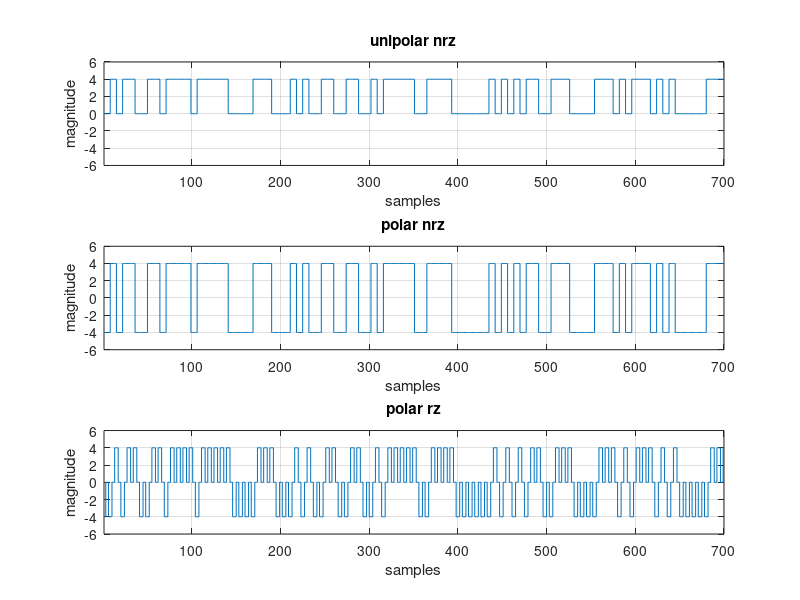
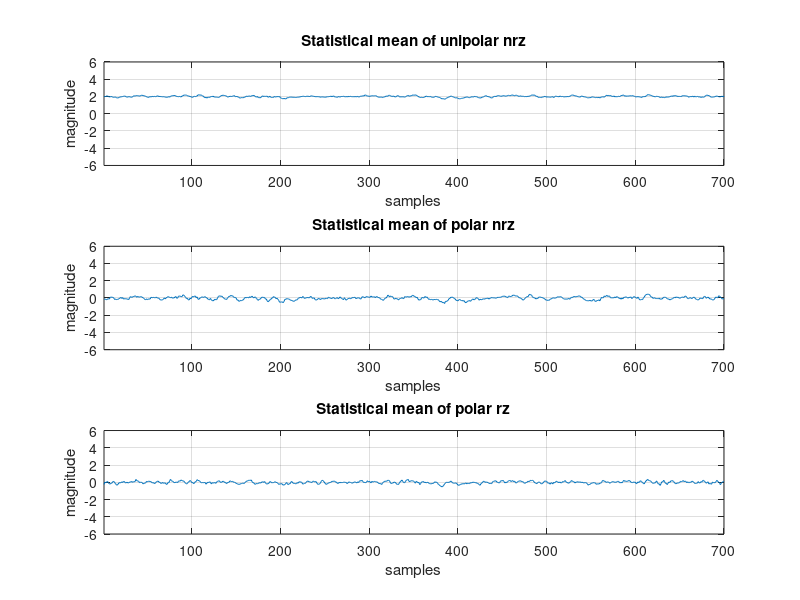
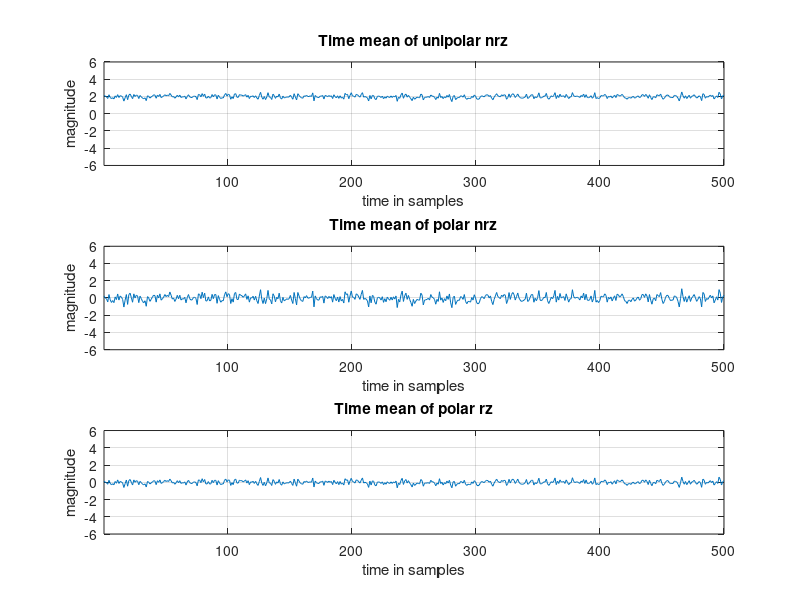
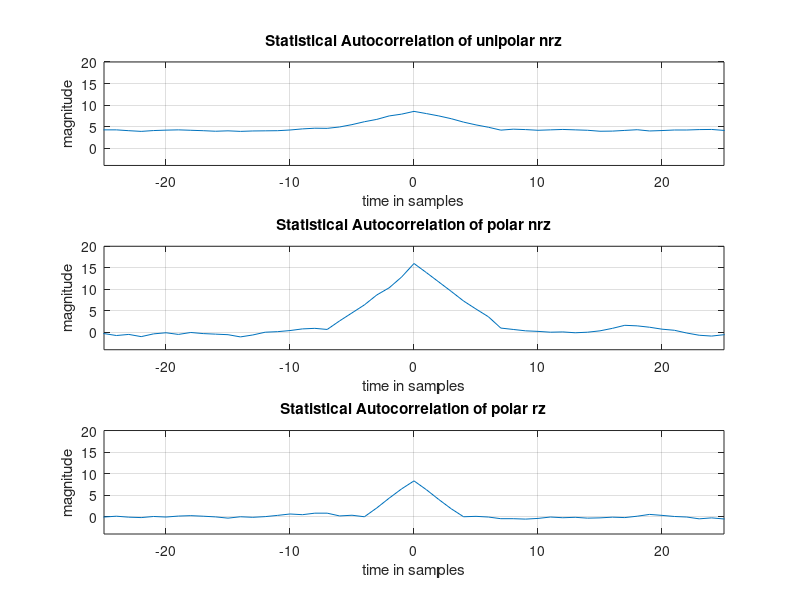

The MATLAB source for these figures, in order:
a    = 4;           
tb   = 0.07;        
n    = 700; %each bit 7 sambel and we have 100 bit  
ts   = 0.01;        
fs   = 1/ts;        
t_tot = 7;                      
t    = 0.01 :0.01: t_tot;         
f    = -fs/2 :1/t_tot : fs/2 -1/t_tot; 
%%%%%%%%%%%%%%%%%%%%%%%%%%%%%%%

data = randi ([0,1], 500, 101);

%%%%%%%%%%%%%%%%%%%%%%%%%%%%%%%

polar_nrz=((2*data)-1)*a;
unipolar_nrz=a*data;
%Upsampling is a process of increasing the sample rate of a signal by inserting zeros between the original samples.
polar_rz= transpose(upsample(transpose(polar_nrz), 2));
%%%%%%%%%%%%%%%%%%%%%%%%%%%%%%%

unipolar_nrz=repelem(unipolar_nrz, 1,7);
polar_nrz = repelem(polar_nrz, 1, 7);
polar_rz = repelem(polar_rz, 1, repmat([4 3], 1, 101));

%%%%%%%%%%%%%%%%%%%%%%%%%%%%%%%

delay_polar_nrz   = randi([0 6],500,1);
delay_unipolar=randi([0 6],500,1);
delay_polar_rz   = randi([0 6],500,1);

%%%%%%%%%%%%%%%%%%%%%%%%%%%%%%%

Polar_nrz_delayed = zeros(500,700);
unipolar_nrz_delayed = zeros(500,700);
Polar_rz_delayed = zeros(500,700);

%%%%%%%%%%%%%%%%%%%%%%%%%%%%%%%
%if delay =0 the output start from 1 to 700 (from input 8 to 707)
for j = 1:500
    unipolar_nrz_delayed(j,:)= unipolar_nrz  (j, 8-delay_unipolar(j) : 707-delay_unipolar(j));
    Polar_nrz_delayed(j,:)   = polar_nrz(j, 8-delay_polar_nrz(j) : 707-delay_polar_nrz(j));
    Polar_rz_delayed(j,:)   = polar_rz(j, 8-delay_polar_rz(j) : 707-delay_polar_rz(j));
end
%%%%%%%%%%%%%%%%%%%%%%%%%%%%%%%
figure('Name','Line Codes Generation');
subplot(3,1,1);
stairs(unipolar_nrz_delayed(1, 1:n));
grid on
axis([1 n -6 6]);
xlabel('samples');
ylabel('magnitude');
title('unipolar nrz');
subplot(3,1,2);
stairs(Polar_nrz_delayed(1, 1:n));
grid on
axis([1 n -6 6]);
xlabel('samples');
ylabel('magnitude');
title('polar nrz');
subplot(3,1,3);
stairs(Polar_rz_delayed(1, 1:n));
grid on
axis([1 n -6 6]);
xlabel('samples');
ylabel('magnitude');
title('polar rz');
%%%%%%%%%%%%%%%%%%%%%%%%%%%%%%%%%%%%%%%%%%%%%%%%%%%%%%%%%%%%%%%%%%%
unipolar_nrz_mean   = zeros(1,700);     
polar_nrz_mean      = zeros(1,700);     
polar_rz_mean       = zeros(1,700);     
for j = 1 : 500
unipolar_nrz_mean   = unipolar_nrz_mean + unipolar_nrz_delayed(j, :);
polar_nrz_mean      = polar_nrz_mean + Polar_nrz_delayed(j, :);
polar_rz_mean       = polar_rz_mean + Polar_rz_delayed(j, :);
end
unipolar_nrz_mean   = unipolar_nrz_mean/500;
polar_nrz_mean      = polar_nrz_mean/500;
polar_rz_mean       = polar_rz_mean/500;


figure('Name','Statistical Mean of Line Codes');
subplot(3,1,1);
plot(unipolar_nrz_mean(1, 1:n));
grid on
axis([1 n -6 6]);
xlabel('samples');
ylabel('magnitude');
title('Statistical mean of unipolar nrz');
subplot(3,1,2);
plot(polar_nrz_mean(1, 1:n));
grid on
axis([1 n -6 6]);
xlabel('samples');
ylabel('magnitude');
title('Statistical mean of polar nrz');
subplot(3,1,3);
plot(polar_rz_mean(1, 1:n));
grid on
axis([1 n -6 6]);
xlabel('samples');
ylabel('magnitude');
title('Statistical mean of polar rz');
%%%%%%%%%%%%%%%%%%%%%%%%%%%%%%%%%%%%%%%%%%%%%%%%%%%%%%%%%%
%Calculating Time Mean of all waveforms
unipolar_nrz_mean_t = zeros(500,1);     
polar_nrz_mean_t    = zeros(500,1);     
polar_rz_mean_t     = zeros(500,1);    
for j = 1 : 700
unipolar_nrz_mean_t   = unipolar_nrz_mean_t + unipolar_nrz_delayed(:, j);
polar_nrz_mean_t      = polar_nrz_mean_t + Polar_nrz_delayed(:, j);
polar_rz_mean_t       = polar_rz_mean_t + Polar_rz_delayed(:, j);
end
unipolar_nrz_mean_t   = unipolar_nrz_mean_t/700;
polar_nrz_mean_t      = polar_nrz_mean_t/700;
polar_rz_mean_t       = polar_rz_mean_t/700;

figure('Name','Time Mean of Line Codes');
subplot(3,1,1);
plot(unipolar_nrz_mean_t);
grid on
axis([1 500 -6 6]);
xlabel('time in samples');
ylabel('magnitude');
title('Time mean of unipolar nrz');
subplot(3,1,2);
plot(polar_nrz_mean_t);
grid on
axis([1 500 -6 6]);
xlabel('time in samples');
ylabel('magnitude');
title('Time mean of polar nrz');
subplot(3,1,3);
plot(polar_rz_mean_t);
grid on
axis([1 500 -6 6]);
xlabel('time in samples');
ylabel('magnitude');
title('Time mean of polar rz');
%%%%%%%%%%%%%%%%%%%%%%%%%%%%%%%%%%%%%%%%%%%%%%%%%%%%%%%%%
%Calculating statistical Autocorrelation
s_t1 = 351;       
taw = -350: 349;  
R_unipolar_nrz = zeros (1, 700);    
R_polar_nrz = zeros (1, 700);    
R_polar_rz = zeros (1, 700);    
for i = taw
M = i + 351; 
 for j = 1:500
 R_unipolar_nrz(M) = R_unipolar_nrz(M) + unipolar_nrz_delayed(j,s_t1)* unipolar_nrz_delayed(j,s_t1+i);
 R_polar_nrz(M) = R_polar_nrz(M) + Polar_nrz_delayed(j,s_t1)* Polar_nrz_delayed(j,s_t1+i);
 R_polar_rz(M) = R_polar_rz(M) + Polar_rz_delayed(j,s_t1)* Polar_rz_delayed(j,s_t1+i);
 end
  R_unipolar_nrz(M) = R_unipolar_nrz(M)/500;
  R_polar_nrz(M) = R_polar_nrz(M)/500;
  R_polar_rz(M) = R_polar_rz(M)/500;
end
figure('Name','Statistical Autocorrelation');
subplot(3,1,1);
plot(taw,R_unipolar_nrz);
grid on
axis([-25 25 -4 20]);
xlabel('time in samples');
ylabel('magnitude');
title('Statistical Autocorrelation of unipolar nrz');
subplot(3,1,2);
plot(taw,R_polar_nrz);
grid on
axis([-25 25 -4 20]);
xlabel('time in samples');
ylabel('magnitude');
title('Statistical Autocorrelation of polar nrz');
subplot(3,1,3);
plot(taw,R_polar_rz);
grid on
axis([-25 25 -4 20]);
xlabel('time in samples');
ylabel('magnitude');
title('Statistical Autocorrelation of polar rz');

%%%%%%%%%%%%%%%%%%%%%%%%%%%%%%%%%%%%%%%%%%%%%%%%%%%%%%%%%%%%%%%%%%%%%%%%%%%%
% ACF at constant tau to prove that it is stationary
R_unipolar_nrz_0 = zeros (1, 700);    
R_polar_nrz_0 = zeros (1, 700);    
R_polar_rz_0 = zeros (1, 700); 
tau = 5;
for i = 1 : 700
    sum_1_R = 0;    
    sum_2_R = 0;       
    sum_3_R = 0; 
 for j = 1 : 500
     if (i+tau < 701) %to avoid exceeding the matrix bounds
 sum_1_R = sum_1_R + unipolar_nrz_delayed(j,i)* unipolar_nrz_delayed(j,i+tau);
 sum_2_R = sum_2_R + Polar_nrz_delayed(j,i)* Polar_nrz_delayed(j,i+tau);
 sum_3_R = sum_3_R + Polar_rz_delayed(j,i)* Polar_rz_delayed(j,i+tau);
     end
 end 
  R_unipolar_nrz_0(i) = sum_1_R/500;
  R_polar_nrz_0(i) = sum_2_R/500;
  R_polar_rz_0(i) = sum_3_R/500;
end
figure('Name','statistical ACF for constatnt taw');
subplot(3,1,1);
axis('auto');
plot(R_unipolar_nrz_0(1, 1:n-tau));
grid on
axis([1 n -10 10]);
xlabel('samples');
ylabel('magnitude');
title('statistical ACF of unipolar nrz for constatnt taw');
subplot(3,1,2);
plot(R_polar_nrz_0(1, 1:n-tau));
grid on
axis([1 n -10 10]);
xlabel('samples');
ylabel('magnitude');
title('statistical ACF of polar nrz for constatnt taw');
subplot(3,1,3);
plot(R_polar_rz_0(1, 1:n-tau));
grid on
axis([1 n -10 10]);
xlabel('samples');
ylabel('magnitude');
title('statistical ACF of polar rz for constatnt taw');

%%%%%%%%%%%%%%%%%%%%%%%%%%%%%%%%%%%%%%%%%%%%%%%%%%%%%%%%%%%%%%%%%%%%%%%%%%%
%time autocorrelation
R_unipolar_nrz_t = zeros (1, 300);    
R_polar_nrz_t = zeros (1, 300);    
R_polar_rz_t = zeros (1, 300);    
taw2 = -150: 149;         
for i = taw2
M = i + 151; 
 for n1 = 151: 550       
 R_unipolar_nrz_t(M) = R_unipolar_nrz_t(M) + unipolar_nrz_delayed(1,n1)* unipolar_nrz_delayed(1,n1+i);
 R_polar_nrz_t(M) = R_polar_nrz_t(M) + Polar_nrz_delayed(1,n1)* Polar_nrz_delayed(1,n1+i);
 R_polar_rz_t(M) = R_polar_rz_t(M) + Polar_rz_delayed(1,n1)* Polar_rz_delayed(1,n1+i);
 end
  R_unipolar_nrz_t(M) = R_unipolar_nrz_t(M)/400;
  R_polar_nrz_t(M) = R_polar_nrz_t(M)/400;
  R_polar_rz_t(M) = R_polar_rz_t(M)/400;
end

figure('Name','Time Autocorrelation');
subplot(3,1,1);
plot(taw2,R_unipolar_nrz_t);
grid on
axis([-25 25 -4 20]);
xlabel('time in samples');
ylabel('magnitude');
title('Time Autocorrelation of unipolar nrz');
subplot(3,1,2);
plot(taw2,R_polar_nrz_t);
grid on
axis([-25 25 -4 20]);
xlabel('time in samples');
ylabel('magnitude');
title('Time Autocorrelation of polar nrz');
subplot(3,1,3);
plot(taw2,R_polar_rz_t);
grid on
axis([-25 25 -4 20]);
xlabel('time in samples');
ylabel('magnitude');
title('Time Autocorrelation of polar rz');

%%%%%%%%%%%%%%%%%%%%%%%%%%%%%%%
% calculate the BW from PSD graph
unipolar_nrz_coe = fft(R_unipolar_nrz)/n;
polar_nrz_coe = fft(R_polar_nrz)/n;
polar_rz_coe = fft(R_polar_rz)/n;

amplitude_unipolar_nrz= sqrt(unipolar_nrz_coe.*conj(unipolar_nrz_coe));
amplitude_polar_nrz = sqrt(polar_nrz_coe.*conj(polar_nrz_coe));
amplitude_polar_rz = sqrt(polar_rz_coe.*conj(polar_rz_coe));

amp_unipolar_nrz = zeros(1,700);
amp_polar_nrz = zeros(1,700);
amp_polar_rz = zeros(1,700);
% we split the matrix in halves one frome -fs/2 to 0 and the other from 0 to fs/2
for i = 1: 351 
    amp_unipolar_nrz(i) = amplitude_unipolar_nrz(352-i);
    amp_polar_nrz(i) = amplitude_polar_nrz(352-i);
    amp_polar_rz(i) = amplitude_polar_rz(352-i);
end
for i = 352: 700 
    amp_unipolar_nrz(i) = amplitude_unipolar_nrz(1052-i);
    amp_polar_nrz(i) = amplitude_polar_nrz(1052-i);
    amp_polar_rz(i) = amplitude_polar_rz(1052-i);
end

x =(-700/2:(700/2)-1) ;
x_values =(fs*x)/700;
figure('Name','power spectral density');
subplot(3,1,1);
plot(x_values,amp_unipolar_nrz);
grid on
xlabel('freq');
ylabel('magnitude');
title('PSD of unipolar nrz');
subplot(3,1,2);
plot(x_values,amp_polar_nrz);
grid on
xlabel('freq');
ylabel('magnitude');
title('PSD of polar nrz');
subplot(3,1,3);
plot(x_values,amp_polar_rz) ;
grid on
xlabel('freq');
ylabel('magnitude');
title('PSD of polar rz');
